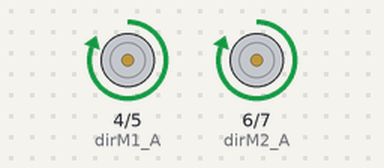
Bench run of a sketch on a simulated Arduino Uno, built with avr-gcc and run on an emulated ATmega328P. Shown: motor-driver pin pairs drawn as motors (green arrow = first pin HIGH = forward, orange = second pin HIGH = backward, longer = more drive, scaled by the enable pin). What the sketch prints to the serial monitor is not drawn.

Above: at 1.0 s.
At 3.0 s:
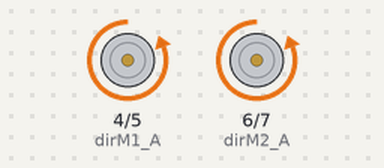
Timing chart, 0 to 5.2 s (numbered marks = the images above):
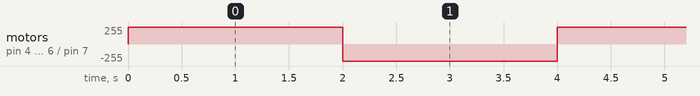

The sketch:

motorTest_Uno.ino
```cpp
int speedM1 = 3;
int dirM1_A = 4;
int dirM1_B = 5;

int speedM2 = 8;
int dirM2_A = 6;
int dirM2_B = 7;


void setup() {
  // put your setup code here, to run once:
  Serial.begin(9600);
  Serial.println("Starting...");


  pinMode(dirM1_A, OUTPUT);
  pinMode(dirM1_B, OUTPUT);
  pinMode(speedM1, OUTPUT);

  pinMode(dirM2_A, OUTPUT);
  pinMode(dirM2_B, OUTPUT);
  pinMode(speedM2, OUTPUT);

}

void loop() {

  digitalWrite(dirM1_A, HIGH);
  digitalWrite(dirM1_B, LOW);
  analogWrite(speedM1, 255);

  digitalWrite(dirM2_A, HIGH);
  digitalWrite(dirM2_B, LOW);
  analogWrite(speedM2, 255);

  /*
  digitalWrite(dirM5_A, HIGH);
  digitalWrite(dirM5_B, LOW);
  analogWrite(speedM5, 255);
  digitalWrite(dirM6_A, HIGH);
  digitalWrite(dirM6_B, LOW);
  analogWrite(speedM6, 255);
  */
  delay(2000);

  digitalWrite(dirM1_A, LOW);
  digitalWrite(dirM1_B, HIGH);
  analogWrite(speedM1, 255);

  digitalWrite(dirM2_A, LOW);
  digitalWrite(dirM2_B, HIGH);
  analogWrite(speedM2, 255);

  //digitalWrite(dirM1_A, LOW);
  //digitalWrite(dirM1_B, HIGH);
  //analogWrite(speedM1, 51);
  /*
  digitalWrite(dirM2_A, LOW);
  digitalWrite(dirM2_B, HIGH);
  analogWrite(speedM2, 255);
  digitalWrite(dirM3_A, LOW);
  digitalWrite(dirM3_B, HIGH);
  analogWrite(speedM3, 255);
  digitalWrite(dirM4_A, LOW);
  digitalWrite(dirM4_B, HIGH);
  analogWrite(speedM4, 255);
  digitalWrite(dirM5_A, LOW);
  digitalWrite(dirM5_B, HIGH);
  analogWrite(speedM5, 255);
  digitalWrite(dirM6_A, LOW);
  digitalWrite(dirM6_B, HIGH);
  analogWrite(speedM6, 255);
  */
  delay(2000);
}
```

Measured:
- by itself, motor on pin 4 (dirM1_A) / pin 5 (dirM1_B), motor on pin 6 (dirM2_A) / pin 7 (dirM2_B): alternates forward 255/255 for 2.0 s and backward 255/255 for 2.0 s
